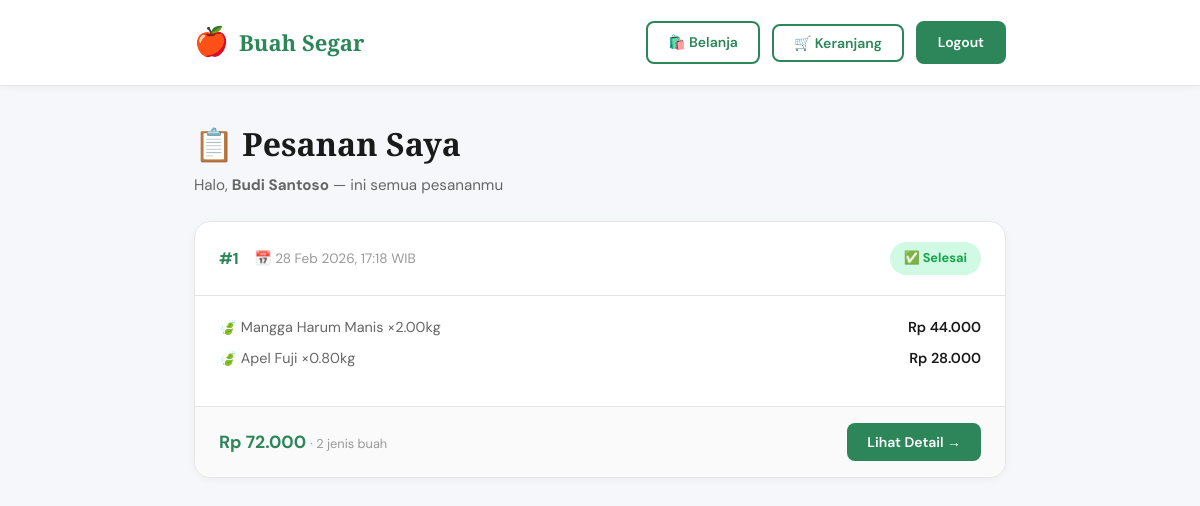
The page /pages/my_orders.php (signed in) on the database its author committed.
### tables this page shows
CREATE TABLE orders (
    id INT PRIMARY KEY AUTO_INCREMENT,
    user_id INT NOT NULL,
    nama_pemesan VARCHAR(100) NOT NULL,
    no_telepon VARCHAR(20) NOT NULL,
    alamat_kirim TEXT NOT NULL,
    total_harga DECIMAL(10,2) NOT NULL,
    status ENUM('pending', 'processing', 'shipped', 'delivered', 'cancelled') DEFAULT 'pending',
    catatan TEXT,
    created_at TIMESTAMP DEFAULT CURRENT_TIMESTAMP,
    updated_at TIMESTAMP DEFAULT CURRENT_TIMESTAMP ON UPDATE CURRENT_TIMESTAMP,
    FOREIGN KEY (user_id) REFERENCES users(id) ON DELETE CASCADE,
    INDEX idx_user_id (user_id),
    INDEX idx_status (status),
    INDEX idx_created_at (created_at)
);

CREATE TABLE order_items (
    id INT PRIMARY KEY AUTO_INCREMENT,
    order_id INT NOT NULL,
    buah_id INT NOT NULL,
    nama_buah VARCHAR(100) NOT NULL,
    harga_kg DECIMAL(10,2) NOT NULL,
    jumlah_kg DECIMAL(10,2) NOT NULL,
    subtotal DECIMAL(10,2) NOT NULL,
    created_at TIMESTAMP DEFAULT CURRENT_TIMESTAMP,
    FOREIGN KEY (order_id) REFERENCES orders(id) ON DELETE CASCADE,
    FOREIGN KEY (buah_id) REFERENCES buah(id) ON DELETE CASCADE,
    INDEX idx_order_id (order_id),
    INDEX idx_buah_id (buah_id)
);

### auth/check_session.php (called while the page is built, shortened)
<?php
function isLoggedIn() {
    return isset($_SESSION['logged_in']) && $_SESSION['logged_in'] === true;
}
function getLoggedInUser() {
    return [
        'id' => $_SESSION['user_id'] ?? null,
        'username' => $_SESSION['username'] ?? null,
        'email' => $_SESSION['email'] ?? null,
        'nama_lengkap' => $_SESSION['nama_lengkap'] ?? null,
        'role' => $_SESSION['role'] ?? null,
        'login_time' => $_SESSION['login_time'] ?? null,
    ];
}
?>

### config/database.php (called while the page is built, shortened)
<?php
$pdo_options = [
    PDO::ATTR_ERRMODE => PDO::ERRMODE_EXCEPTION,
    PDO::ATTR_DEFAULT_FETCH_MODE => PDO::FETCH_ASSOC,
    PDO::ATTR_EMULATE_PREPARES => false,
];
$pdo = null;
function getConnection() {
    global $pdo;
    if ($pdo !== null) {
        return $pdo;
    }
    try {
        $dsn = "mysql:host=" . DB_HOST . ";dbname=" . DB_NAME . ";charset=" . DB_CHARSET;
        global $pdo_options;
        $pdo = new PDO($dsn, DB_USER, DB_PASS, $pdo_options);
        return $pdo;
    } catch (PDOException $e) {
        error_log("Database Connection Error: " . $e->getMessage());
        die("Koneksi database gagal. Silakan hubungi administrator.");
    }
}
function query($sql, $params = []) {
    try {
        $pdo = getConnection();
        $stmt = $pdo->prepare($sql);
        $stmt->execute($params);
        return $stmt;
    } catch (PDOException $e) {
        error_log("Query Error: " . $e->getMessage() . " | SQL: " . $sql);
        throw $e;
    }
}
function fetchAll($sql, $params = []) {
    $stmt = query($sql, $params);
    return $stmt->fetchAll();
}
?>

### pages/my_orders.php (the view, shortened to what this page needs)
<?php
require_once '../auth/check_session.php';
require_once '../config/database.php';
$user       = getLoggedInUser();
$orders = fetchAll(
    "SELECT * FROM orders WHERE user_id = ? ORDER BY created_at DESC",
    [$user['id']]
);
function statusInfo($status) {
    return match($status) {
        'pending'    => ['label' => 'Menunggu',  'color' => '#D97706', 'bg' => '#FEF3C7', 'icon' => '⏳'],
        'processing' => ['label' => 'Diproses',  'color' => '#2563EB', 'bg' => '#DBEAFE', 'icon' => '⚙️'],
        'shipped'    => ['label' => 'Dikirim',   'color' => '#4F46E5', 'bg' => '#E0E7FF', 'icon' => '🚚'],
        'delivered'  => ['label' => 'Selesai',   'color' => '#16A34A', 'bg' => '#D1FAE5', 'icon' => '✅'],
        'cancelled'  => ['label' => 'Dibatalkan','color' => '#DC2626', 'bg' => '#FEE2E2', 'icon' => '❌'],
        default      => ['label' => ucfirst($status), 'color' => '#666', 'bg' => '#f5f5f5', 'icon' => '📦'],
    };
}
?>
<!DOCTYPE html>
<html lang="id">
<head>
</head>
<body>
    <nav class="navbar">
        <div class="nav-inner">
            <a href="../index.php" class="nav-logo">
                <span class="logo-icon">🍎</span>
                <span class="logo-text">Buah Segar</span>
            </a>
            <div class="nav-actions">
                <a href="catalog.php" class="btn-nav outline">🛍️ Belanja</a>
                <div class="cart-wrap">
                    <a href="cart.php" class="btn-nav outline">🛒 Keranjang
                    </a>
                </div>
                <a href="../auth/logout.php" class="btn-nav solid">Logout</a>
            </div>
        </div>
    </nav>
    <div class="container">
        <div class="page-header">
            <h1 class="page-title">📋 Pesanan Saya</h1>
            <p class="page-sub">Halo, <strong><?php echo htmlspecialchars($user['nama_lengkap']); ?></strong> — ini semua pesananmu</p>
        </div>
        <?php if (count($orders) > 0): ?>
        <div class="orders-list">
            <?php foreach ($orders as $order):
                $si = statusInfo($order['status']);
                $items = fetchAll(
                    "SELECT nama_buah, jumlah_kg, subtotal FROM order_items WHERE order_id = ?",
                    [$order['id']]
                );
                $preview = array_slice($items, 0, 2);
            ?>
            <div class="order-card">
                <div class="order-card-header">
                    <div class="order-meta">
                        <span class="order-id">#<?php echo $order['id']; ?></span>
                        <span class="order-date">📅 <?php echo date('d M Y, H:i', strtotime($order['created_at'])); ?> WIB</span>
                    </div>
                    <span class="status-badge" style="background:<?php echo $si['bg']; ?>; color:<?php echo $si['color']; ?>">
                        <?php echo $si['icon']; ?> <?php echo $si['label']; ?>
                    </span>
                </div>
                <div class="order-card-body">
                    <div class="order-items-preview">
                        <?php foreach ($preview as $item): ?>
                        <div class="preview-item">
                            <span class="item-name">🍃 <?php echo htmlspecialchars($item['nama_buah']); ?> ×<?php echo $item['jumlah_kg']; ?>kg</span>
                            <span class="item-sub">Rp <?php echo number_format($item['subtotal'], 0, ',', '.'); ?></span>
                        </div>
                        <?php endforeach; ?>
                    </div>
                </div>
                <div class="order-card-footer">
                    <div class="order-total">
                        Rp <?php echo number_format($order['total_harga'], 0, ',', '.'); ?>
                        <small> · <?php echo count($items); ?> jenis buah</small>
                    </div>
                    <a href="order_detail.php?id=<?php echo $order['id']; ?>" class="btn-detail">Lihat Detail →</a>
                </div>
            </div>
            <?php endforeach; ?>
        </div>
        <?php endif; ?>
    </div>
</body>
</html>

### pages/my_orders.php (style rules this page uses)
:root { --color-primary: #2D8659; --color-primary-dark: #1F5F3F; --color-primary-light: #E8F5ED; --color-text: #1A1A1A; --color-text-light: #666666; --color-text-lighter: #999999; --color-background: #F5F7FA; --color-white: #FFFFFF; --color-border: #E5E5E5; --color-error: #DC2626; --font-display: 'Playfair Display', serif; --font-body: 'DM Sans', sans-serif; --shadow-sm: 0 2px 8px rgba(0,0,0,0.04); --shadow-md: 0 4px 16px rgba(0,0,0,0.08); --shadow-lg: 0 8px 32px rgba(0,0,0,0.12); --transition: 300ms cubic-bezier(0.4,0,0.2,1); }
* { margin: 0; padding: 0; box-sizing: border-box; }
body { font-family: var(--font-body); background: var(--color-background); color: var(--color-text); line-height: 1.6; min-height: 100vh; }
.container { max-width: 860px; margin: 0 auto; padding: 0 1.5rem; }
.navbar { background: white; border-bottom: 1px solid var(--color-border); padding: 1.25rem 0; position: sticky; top: 0; z-index: 100; box-shadow: var(--shadow-sm); }
.nav-inner { max-width: 860px; margin: 0 auto; padding: 0 1.5rem; display: flex; align-items: center; justify-content: space-between; }
.nav-logo { display: flex; align-items: center; gap: 0.625rem; text-decoration: none; }
.logo-icon { font-size: 1.75rem; }
.logo-text { font-family: var(--font-display); font-size: 1.375rem; font-weight: 700; color: var(--color-primary); }
.nav-actions { display: flex; gap: 0.75rem; align-items: center; }
.btn-nav { padding: 0.5rem 1.25rem; border-radius: 8px; font-weight: 600; font-size: 0.875rem; text-decoration: none; transition: var(--transition); border: 2px solid var(--color-primary); cursor: pointer; white-space: nowrap; }
.btn-nav.outline { background: white; color: var(--color-primary); }
.btn-nav.solid { background: var(--color-primary); color: white; }
.cart-wrap { position: relative; }
.page-header { padding: 2rem 0 1.5rem; }
.page-title { font-family: var(--font-display); font-size: 2rem; font-weight: 700; margin-bottom: 0.25rem; }
.page-sub { color: var(--color-text-light); font-size: 0.95rem; }
.orders-list { display: flex; flex-direction: column; gap: 1rem; padding-bottom: 3rem; }
.order-card { background: white; border-radius: 16px; border: 1px solid var(--color-border); box-shadow: var(--shadow-sm); overflow: hidden; transition: var(--transition); }
.order-card-header { padding: 1.25rem 1.5rem; display: flex; align-items: center; justify-content: space-between; border-bottom: 1px solid var(--color-border); flex-wrap: wrap; gap: 0.75rem; }
.order-meta { display: flex; align-items: center; gap: 1rem; flex-wrap: wrap; }
.order-id { font-weight: 700; font-size: 1rem; color: var(--color-primary); }
.order-date { font-size: 0.85rem; color: var(--color-text-lighter); }
.status-badge { display: inline-flex; align-items: center; gap: 0.375rem; padding: 0.375rem 0.875rem; border-radius: 99px; font-size: 0.8rem; font-weight: 700; }
.order-card-body { padding: 1.25rem 1.5rem; }
.order-items-preview { display: flex; flex-direction: column; gap: 0.5rem; margin-bottom: 1rem; }
.preview-item { display: flex; justify-content: space-between; align-items: center; font-size: 0.9rem; }
.preview-item .item-name { color: var(--color-text-light); }
.preview-item .item-sub { font-weight: 600; }
.order-card-footer { padding: 1rem 1.5rem; border-top: 1px solid var(--color-border); display: flex; justify-content: space-between; align-items: center; background: #fafafa; flex-wrap: wrap; gap: 0.75rem; }
.order-total { font-weight: 700; font-size: 1.1rem; color: var(--color-primary); }
.order-total small { font-size: 0.8rem; color: var(--color-text-lighter); font-weight: 400; }
.btn-detail { padding: 0.5rem 1.25rem; background: var(--color-primary); color: white; border-radius: 8px; text-decoration: none; font-weight: 600; font-size: 0.875rem; transition: var(--transition); }

### rows shown on the page
orders: nama_pemesan "Budi Santoso", id "1", created_at "28 Feb 2026, 17:18", status "✅", status "Selesai", total_harga "72.000", count($items) "2"
order_items: nama_buah "Mangga Harum Manis", jumlah_kg "2.00", subtotal "44.000"
order_items: nama_buah "Apel Fuji", jumlah_kg "0.80", subtotal "28.000"
